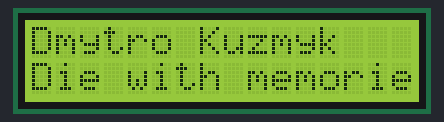
A sketch run on a simulated Arduino Uno, built with avr-gcc and run on an emulated ATmega328P. Parts: 16×2 character LCD.

Above: at 0.22 s.
At 1.13 s:
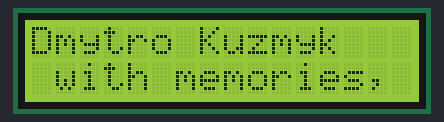
At 2.36 s:
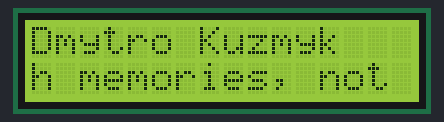
At 3.28 s:
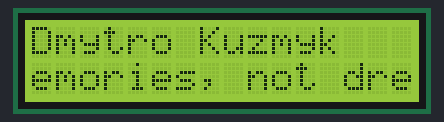
At 4.4 s:
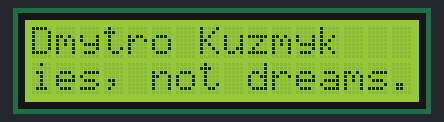
At 6.62 s:
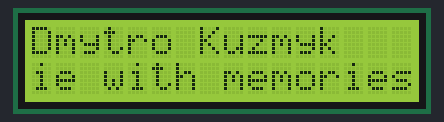

Measured:
- by itself, everything shown: repeats every 6.1 s, in 16 steps
- what the display in image 4 shows lasts 1.8 s, from 4.4 s to 6.2 s

The sketch:

dkuzmy3lab3.ino
```cpp
/*  Dmytro Kuzmyk,
 *  UIN 670920511
 *  NetID Dkuzmy3
 *  Lab 3 - lcd scrolling message
 *  The code is supposed to make use of a LCD to display the user's name and a quote
 *  on choice that is above 16 letters so that the message would scroll. the name is not
 *  supposed to scroll.
 */

// include the library code:
#include <LiquidCrystal.h>

LiquidCrystal lcd(1, 2, 4, 5, 6, 7);            // initializing lcd pins

void setup(){
  lcd.begin(16,2);                              // setting up lcd screen
  //lcd.print("Dmytro Kuzmyk");
}

void loop(){
  /*lcd.setCursor(0,0);
  lcd.print("Dmytro Kuzmyk");

  lcd.setCursor(0,1);
  lcd.print("Die with memories, not dreams.");
  delay(500);*/

  for(int i=0; i<15; i++){                      // loop for the srolling message
    lcd.scrollDisplayLeft();                    // set to scroll left
    lcd.setCursor(1,1);                         // set cursor to 1,1
    lcd.print("Die with memories, not dreams.");// the message to be scrolled
    lcd.setCursor(i+1,0);                       // move the cursor so the message slides
    lcd.print("Dmytro Kuzmyk");                 // user name that gets printed on top
    delay(300);                                 // delay
  }
  delay(1500);                                  // delay at the end of the scrolling
  lcd.clear();                                  // clear screen and start over
}
```
